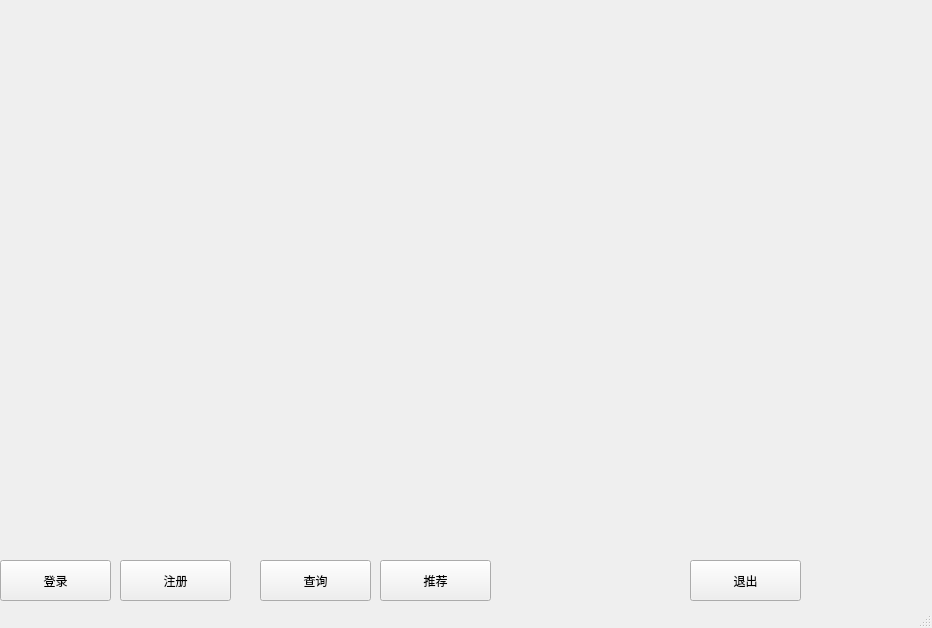
<?xml version="1.0" encoding="UTF-8"?>
<ui version="4.0">
 <class>MainWindow</class>
 <widget class="QMainWindow" name="MainWindow">
  <property name="geometry">
   <rect>
    <x>0</x>
    <y>0</y>
    <width>932</width>
    <height>628</height>
   </rect>
  </property>
  <property name="windowTitle">
   <string>MainWindow</string>
  </property>
  <property name="styleSheet">
   <string notr="true">#MainWindow{
border-image:url(:/new/prefix1/background.jpg);
;}</string>
  </property>
  <widget class="QWidget" name="centralwidget">
   <widget class="QPushButton" name="login_btn">
    <property name="geometry">
     <rect>
      <x>0</x>
      <y>560</y>
      <width>111</width>
      <height>41</height>
     </rect>
    </property>
    <property name="text">
     <string>登录</string>
    </property>
   </widget>
   <widget class="QPushButton" name="register_btn">
    <property name="geometry">
     <rect>
      <x>120</x>
      <y>560</y>
      <width>111</width>
      <height>41</height>
     </rect>
    </property>
    <property name="text">
     <string>注册</string>
    </property>
   </widget>
   <widget class="QPushButton" name="search_btn">
    <property name="geometry">
     <rect>
      <x>260</x>
      <y>560</y>
      <width>111</width>
      <height>41</height>
     </rect>
    </property>
    <property name="text">
     <string>查询</string>
    </property>
   </widget>
   <widget class="QPushButton" name="recommend_btn">
    <property name="geometry">
     <rect>
      <x>380</x>
      <y>560</y>
      <width>111</width>
      <height>41</height>
     </rect>
    </property>
    <property name="text">
     <string>推荐</string>
    </property>
   </widget>
   <widget class="QPushButton" name="exit_btn">
    <property name="geometry">
     <rect>
      <x>690</x>
      <y>560</y>
      <width>111</width>
      <height>41</height>
     </rect>
    </property>
    <property name="text">
     <string>退出</string>
    </property>
   </widget>
  </widget>
  <widget class="QMenuBar" name="menubar">
   <property name="geometry">
    <rect>
     <x>0</x>
     <y>0</y>
     <width>932</width>
     <height>25</height>
    </rect>
   </property>
  </widget>
  <widget class="QStatusBar" name="statusbar"/>
 </widget>
 <resources/>
 <connections/>
</ui>
